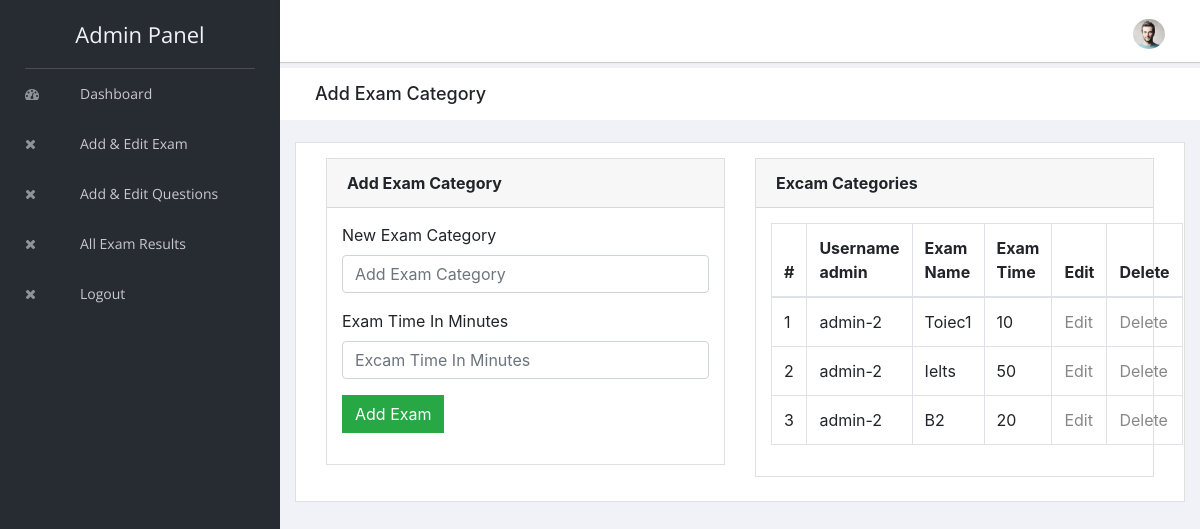
Page /admin/add_exam_category.php on the committed database.
### tables this page shows
CREATE TABLE `exam_category` (
  `id` int(11) NOT NULL,
  `id_admin` int(5) NOT NULL,
  `category` varchar(100) NOT NULL,
  `exam_time_in_minutes` varchar(5) NOT NULL
);

### admin/add_exam_category.php (the view, shortened to what this page needs)
<?php
include "header.php";
include "../connection.php";
?>
<div class="breadcrumbs">
    <div class="col-sm-4">
        <div class="page-header float-left">
            <div class="page-title">
                <h1>Add Exam Category</h1>
            </div>
        </div>
    </div>
</div>
<div class="content mt-3">
    <div class="animated fadeIn">
        <div class="row">
            <div class="col-lg-12">
                <div class="card">
                    <form action="" method="post" name="form1">
                        <div class="card-body">
                            <div class="col-lg-6">
                                <div class="card">
                                    <div class="card-header"><strong>Add Exam Category</strong></div>
                                    <div class="card-body card-block">
                                        <div class="form-group">
                                            <label for="company" class=" form-control-label">New Exam Category</label>
                                            <input type="text" name="examname" placeholder="Add Exam Category" class="form-control">
                                        </div>
                                        <div class="form-group">
                                            <label for="company" class=" form-control-label">Exam Time In Minutes</label>
                                            <input type="number" name="examtime" placeholder="Excam Time In Minutes" class="form-control" \>
                                        </div>
                                        <div class="form-group">
                                            <input type="submit" name="submit1" value="Add Exam" class="btn btn-success">
                                        </div>
                                    </div>
                                </div>
                            </div>
                            <div class="col-lg-6">
                                <div class="card">
                                    <div class="card-header">
                                        <strong class="card-title">Excam Categories</strong>
                                    </div>
                                    <div class="card-body">
                                        <table class="table table-bordered">
                                            <thead>
                                                <tr>
                                                    <th scope="col">#</th>
                                                    <th scope="col">Username admin</th>
                                                    <th scope="col">Exam Name</th>
                                                    <th scope="col">Exam Time</th>
                                                    <th scope="col">Edit</th>
                                                    <th scope="col">Delete</th>
                                                </tr>
                                            </thead>
                                            <tbody>
                                                <?php
                                                $count = 0;
                                                $res = mysqli_query($link, "select * from exam_category");
                                                while ($row = mysqli_fetch_array($res)) {
                                                    $count = $count + 1;
                                                    $id_admin = $row["id_admin"];
                                                    $admin = mysqli_fetch_array(mysqli_query($link, "select username from admin_login where id=$id_admin"));
                                                ?>
                                                    <tr>
                                                        <td scope="row"><?php echo $count; ?></td>
                                                        <td scope="row"><?php echo $admin["username"] . "-" . $id_admin; ?></td>
                                                        <td scope="row"><?php echo $row["category"]; ?></td>
                                                        <td scope="row"><?php echo $row["exam_time_in_minutes"]; ?></td>
                                                        <td scope="row"><a href="edit_exam.php?id_exam=<?php echo $row["id"]; ?>">Edit</a></td>
                                                        <td scope="row"><a href="delete_exam.php?id_exam=<?php echo $row["id"]; ?>">Delete</a></td>
                                                    </tr>
                                                <?php
                                                }
                                                ?>
                                            </tbody>
                                        </table>
                                    </div>
                                </div>
                            </div>
                        </div>
                    </form>
                </div>
            </div>
        </div>
    </div>
</div>
<?php
include "footer.php";
?>

### rows in the picture
exam_category: id_admin.username "admin", id_admin "2", category "Toiec1", exam_time_in_minutes "10"
exam_category: id_admin.username "admin", id_admin "2", category "Ielts", exam_time_in_minutes "50"
exam_category: id_admin.username "admin", id_admin "2", category "B2", exam_time_in_minutes "20"
